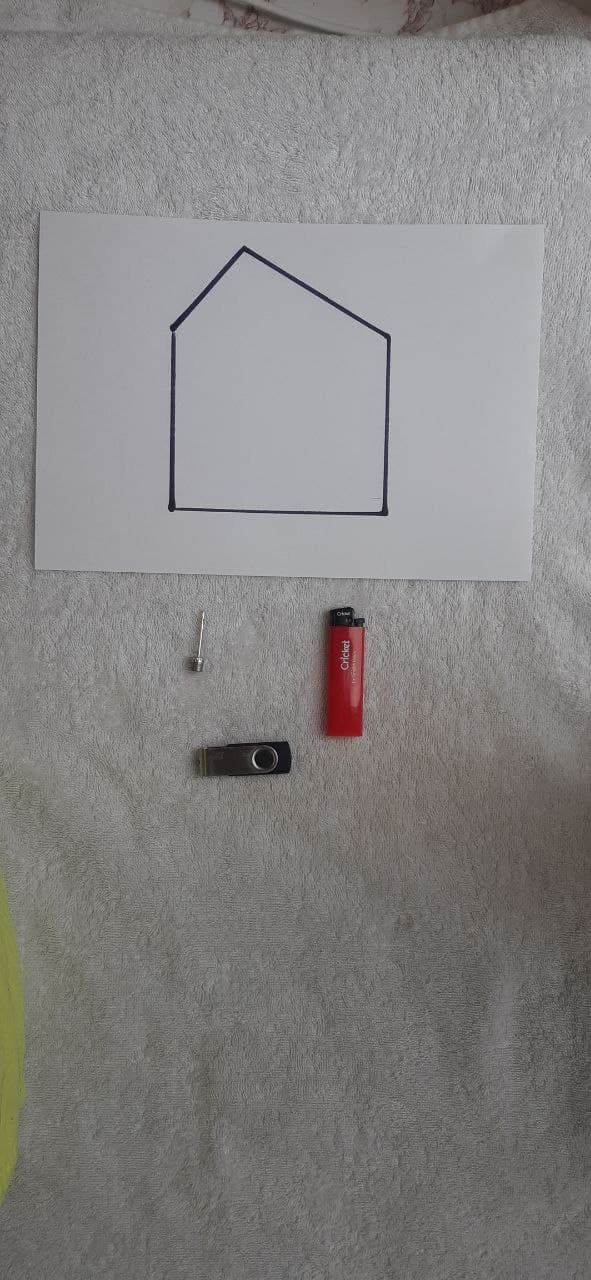
#> input picture data/10_y.jpg, 591 x 1280 px
$ python -i detector.py   (imports and definitions only)   (older library calls are emulated)
#> lines starting #> are read from the running program, lines starting #| are printed output that depends on the picture; after the words box and inside, x2 and y2 are one past the last pixel; in counts of white or black regions, pixels touching at a corner belong together
import cv2 as cv
import numpy as np
from scipy.ndimage.morphology import binary_fill_holes
from skimage.color import rgb2gray
from matplotlib import pyplot as plt
from skimage.segmentation import watershed
from skimage.morphology import binary_closing, binary_erosion
from skimage.feature import canny


def find_contours_canny(image, s=2.2, mask=None):
    canny_image = canny(image, sigma=s).astype('uint8')

    h, t = int(len(canny_image) * 0.03), int(len(canny_image[0]) * 0.03)
    canny_image = binary_closing(canny(image, sigma=s), selem=np.ones((14, 14)))
    canny_image = canny_image[h:int(len(canny_image) * 0.97), t:int(len(canny_image[0]) * 0.97)]
    canny_image = binary_fill_holes(canny_image)
    plt.imshow(canny_image)
    (contours, _) = cv.findContours(canny_image.astype('uint8'), cv.RETR_EXTERNAL, cv.CHAIN_APPROX_SIMPLE)
    for c in contours:
        c += [h, t]
    return contours


def shift_cnt_to_center(contour, shape):
    M = cv.moments(contour)
    cX = int(M["m10"] / M["m00"])
    cY = int(M["m01"] / M["m00"])
    return contour - [cX, cY] + [shape[1] // 2, shape[0] // 2]


def get_polygon_mask(image):
    gray = cv.cvtColor(image, cv.COLOR_BGR2GRAY)[:int(len(image)*0.75)]
    edged = cv.Canny(gray, 220, 220)

    contours, hierarchy = cv.findContours(edged, cv.RETR_EXTERNAL, cv.CHAIN_APPROX_NONE)
    max_contour = max(contours, key=lambda x: len(x))
    centered_contour = shift_cnt_to_center(max_contour, image.shape)

    mask = np.zeros(image.shape)
    mask = cv.drawContours(mask, np.array([centered_contour]), -1, (255, 0, 0), -1, cv.LINE_AA).astype(int)

    return mask


def get_object_masks(image):
    image_slice = int(len(image) * 0.5)
    contours = []
    contours += find_contours_canny(rgb2gray(image[image_slice:]), mask=[])

    masks = []
    for contour in contours:
        if cv.contourArea(contour) < 200:
            continue
        centered_contour = shift_cnt_to_center(np.array(contour), image.shape)
        mask = cv.drawContours(np.zeros(image.shape), np.array([centered_contour]), -1, (255, 0, 0), -1,
                               cv.LINE_AA).astype(int)
        masks.append(mask)

    return masks


def get_masks(img):
    polygon_mask = get_polygon_mask(img)
    object_masks = get_object_masks(img)
    return polygon_mask, object_masks

>>> import cv2
>>> picture = cv2.cvtColor(cv2.imread('../../data/10_y.jpg'), cv2.COLOR_BGR2RGB)
>>> result = get_masks(picture)
#> in get_polygon_mask, `gray = cv.cvtColor(image, cv.COLOR_BGR2GRAY)[:int(len(image)*0.75)]`:
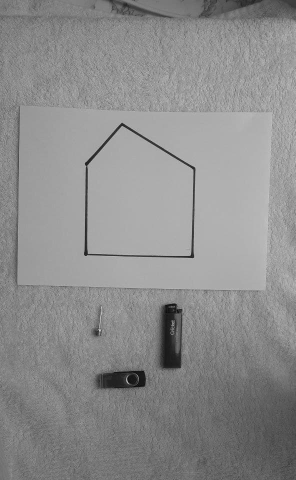
#> gray: shape (960, 591) (shown at 1/2 size); min 0, max 254, mean 140.6
#> in get_polygon_mask, `edged = cv.Canny(gray, 220, 220)`:
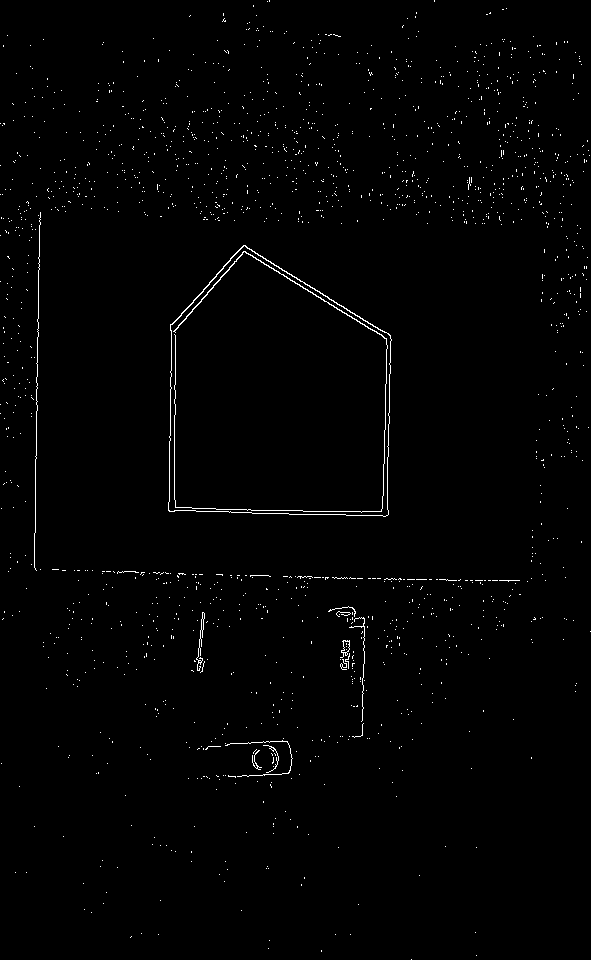
#> edged: shape (960, 591); 1% white in thin lines or dots
#> in get_polygon_mask, `contours, hierarchy = cv.findContours(edged, cv.RETR_EXTERNAL, cv.CHAI..`: contours = 1699 contours, 1696 with area under 20; largest, box (x1, y1, x2, y2) and area: (168, 245, 392, 517) 49139, (340, 640, 350, 658) 74, (196, 612, 205, 671) 45
#> in get_polygon_mask, `max_contour = max(contours, key=lambda x: len(x))`: max_contour = contour of 812 points, box (x1, y1, x2, y2) (168, 245, 392, 517), area 49139
#> in shift_cnt_to_center, `M = cv.moments(contour)`: M = moments, m00 49139, centre m10/m00, m01/m00 = (276.6, 399.1)
#> in shift_cnt_to_center, `cX = int(M["m10"] / M["m00"])`: cX = 276
#> in shift_cnt_to_center, `cY = int(M["m01"] / M["m00"])`: cY = 399
#> in get_polygon_mask, `centered_contour = shift_cnt_to_center(max_contour, image.shape)`: centered_contour = 812 rows, first 8: [262, 486], [261, 487], [260, 488], [259, 489], [258, 490], [257, 491], [256, 492], [255, 493]
#> in get_polygon_mask, `mask = cv.drawContours(mask, np.array([centered_contour]), -1, (255, 0..`:
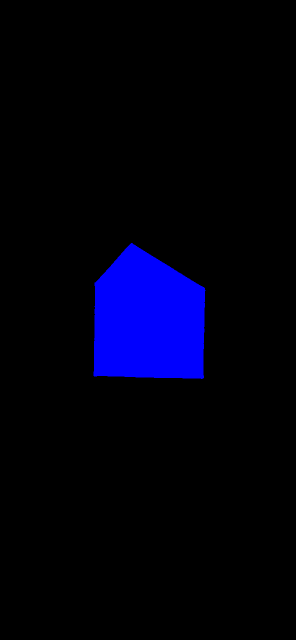
#> mask: shape (1280, 591, 3) int64 (shown at 1/2 size); mean of channels 0, 1, 2 16.7, 0, 0; drawn as B, G, R
#> in get_object_masks, `image_slice = int(len(image) * 0.5)`: image_slice = 640
#> in find_contours_canny, `canny_image = canny(image, sigma=s).astype('uint8')`:
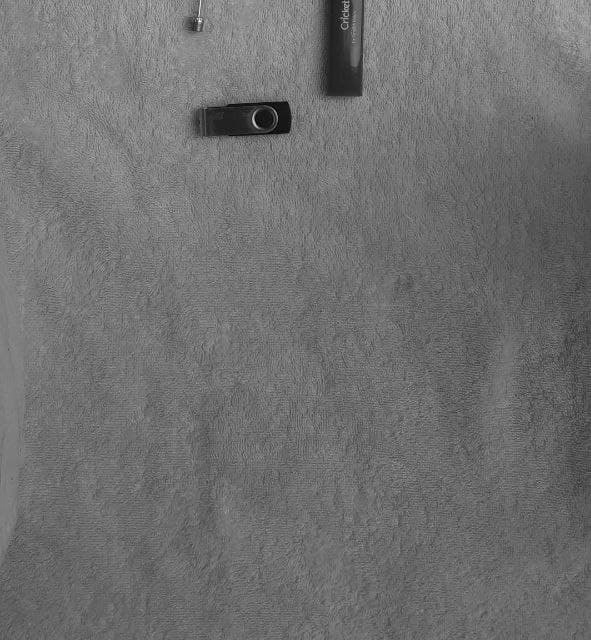
#> image: shape (640, 591) float64; min 0, max 0.995, mean 0.44
#> in find_contours_canny, `h, t = int(len(canny_image) * 0.03), int(len(canny_image[0]) * 0.03)`: h = 19; t = 17
#> in find_contours_canny, `canny_image = binary_closing(canny(image, sigma=s), selem=np.ones((14,..`:
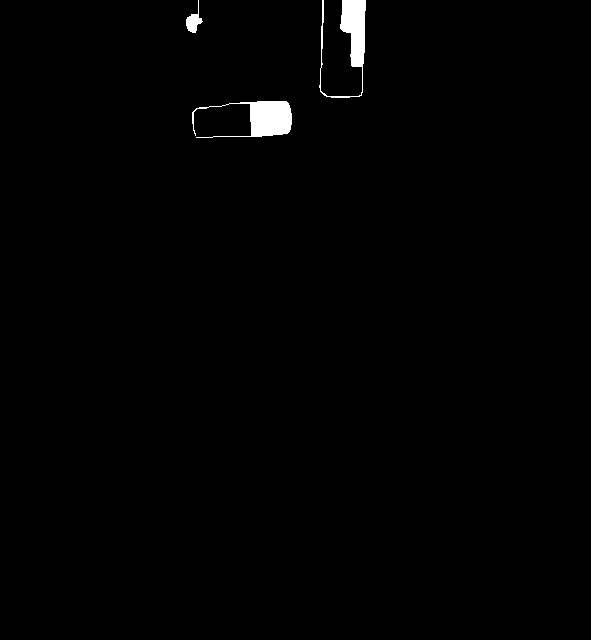
#> canny_image: shape (640, 591) bool; 0.87% white; 3 white regions, box (x1, y1, x2, y2) and area: (192, 101, 292, 138) 1561, (319, 0, 366, 98) 1486, (186, 0, 203, 33) 228
#> in find_contours_canny, `canny_image = canny_image[h:int(len(canny_image) * 0.97), t:int(len(ca..`:
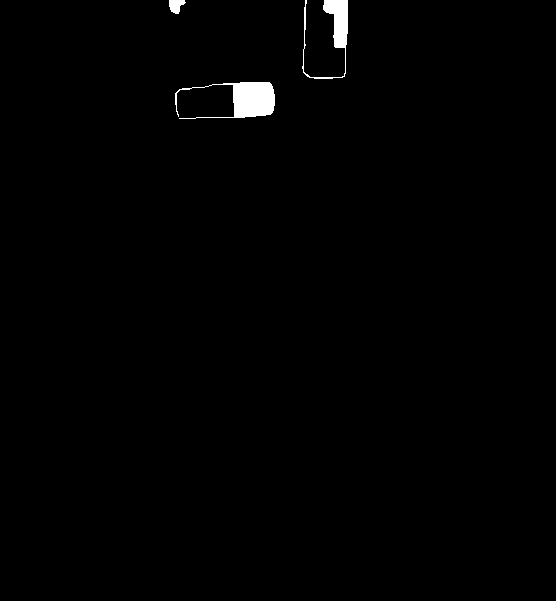
#> canny_image: shape (601, 556) bool; 0.81% white; 3 white regions
#> in find_contours_canny, `(contours, _) = cv.findContours(canny_image.astype('uint8'), cv.RETR_E..`: contours = 3 contours; box (x1, y1, x2, y2) and area: (175, 82, 275, 119) 1357, (302, 0, 348, 79) 788, (169, 0, 186, 14) 136
#> the loop in find_contours_canny, `for c in contours:` made 3 passes
#> in get_object_masks, `contours += find_contours_canny(rgb2gray(image[image_slice:]), mask=[])`: contours = 3 contours; box (x1, y1, x2, y2) and area: (194, 99, 294, 136) 1357, (321, 17, 367, 96) 788, (188, 17, 205, 31) 136
#> the loop in get_object_masks, `for contour in contours:` made 3 passes
#> (cX in shift_cnt_to_center, cY in shift_cnt_to_center) on passes 1 to 2: (270, 115), (355, 39)
#> pass 1, in get_object_masks, `mask = cv.drawContours(np.zeros(image.shape), np.array([centered_conto..`:
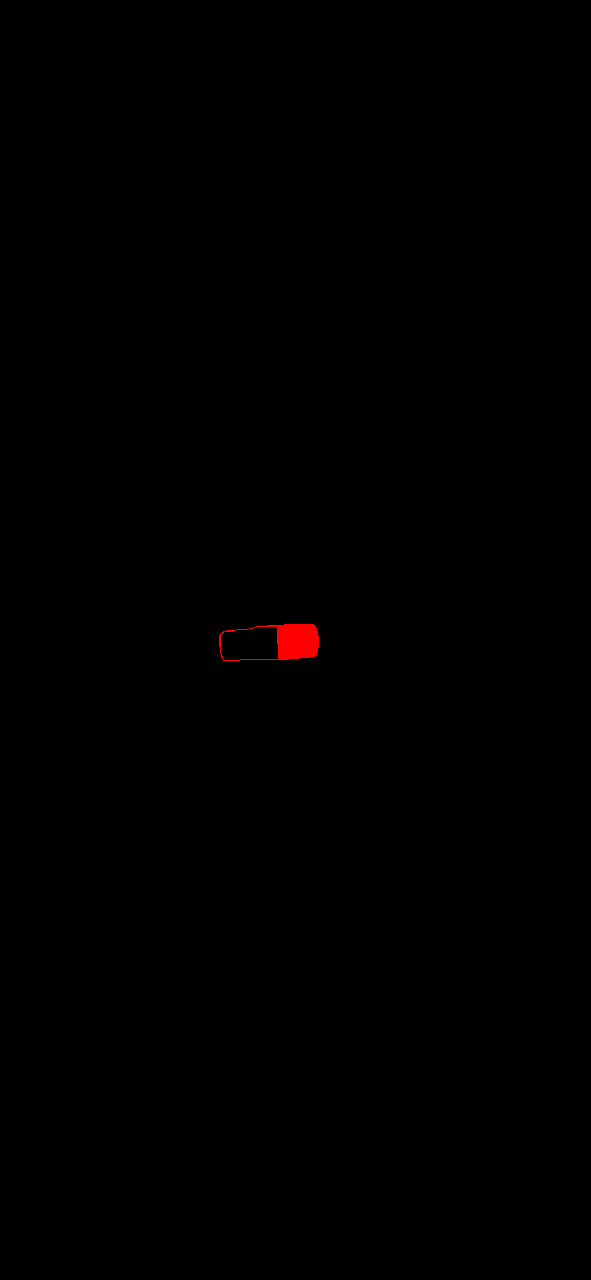
#> mask: shape (1280, 591, 3) int64; mean R, G, B 0.5, 0, 0
#> after the loop in get_object_masks, `for contour in contours:`: masks = 2 items

$ run again, on data/11_y.jpg
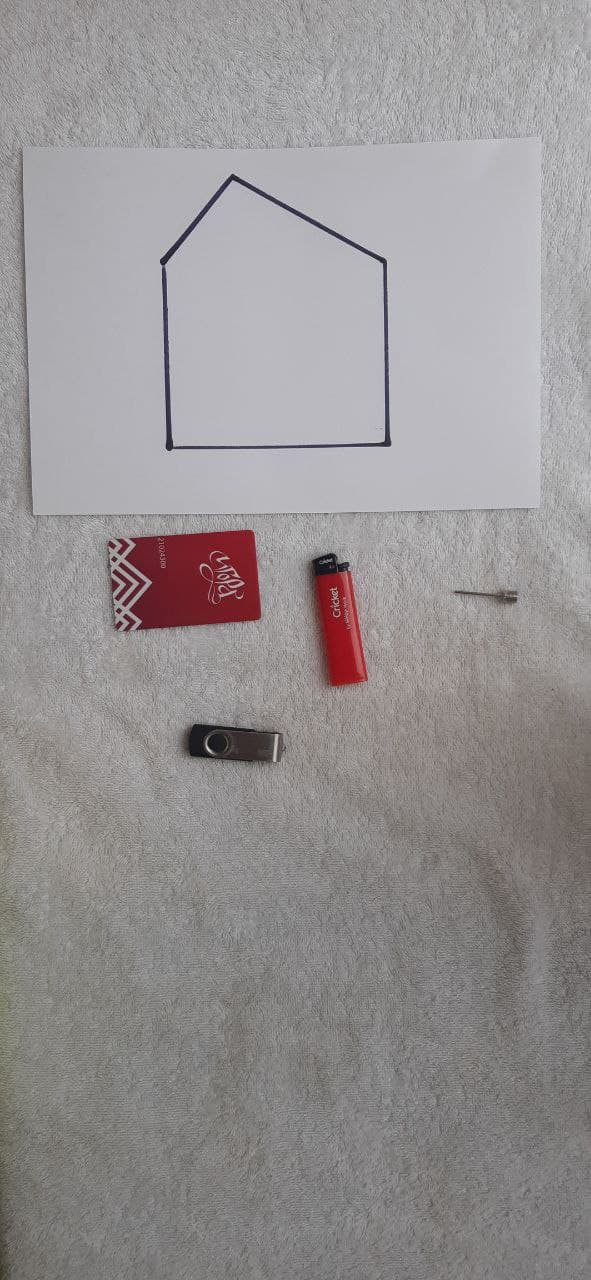
#> input picture data/11_y.jpg, 591 x 1280 px
#> in get_polygon_mask, `edged = cv.Canny(gray, 220, 220)`:
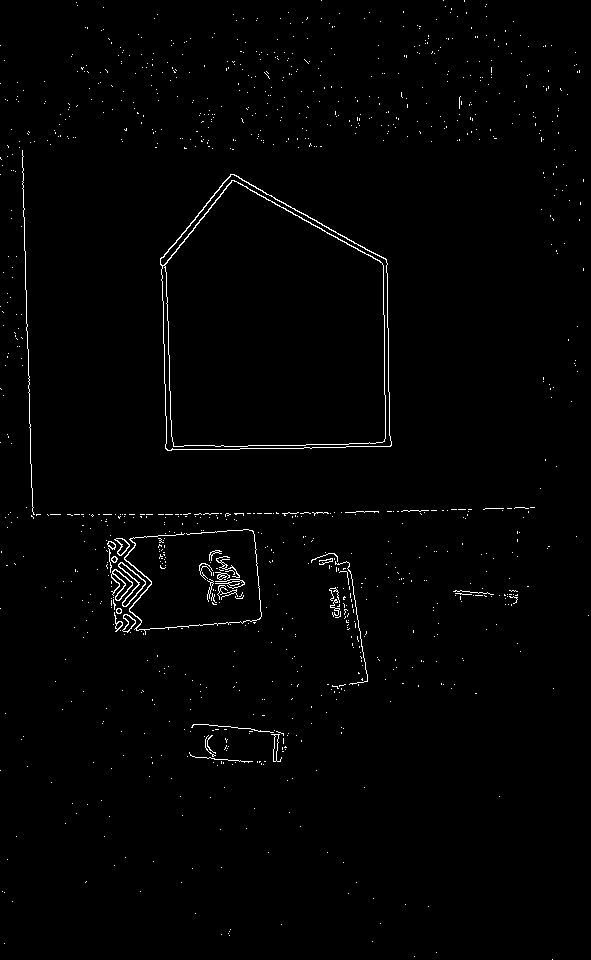
#> edged: shape (960, 591); 1.2% white in thin lines or dots
#> in get_polygon_mask, `contours, hierarchy = cv.findContours(edged, cv.RETR_EXTERNAL, cv.CHAI..`: contours = 1085 contours, 1071 with area under 20; largest, box (x1, y1, x2, y2) and area: (160, 174, 392, 451) 51962, (118, 562, 146, 607) 332, (111, 569, 133, 601) 241, (114, 538, 130, 556) 130, (122, 614, 136, 633) 120
#> max_contour = contour of 878 points, box (x1, y1, x2, y2) (124, 529, 262, 635), area 85
#> M = moments, m00 85, centre m10/m00, m01/m00 = (143.3, 582.7)
#> cX = 143
#> cY = 582
#> centered_contour = 878 rows, first 8: [395, 587], [394, 588], [393, 588], [392, 588], [391, 588], [390, 588], [389, 588], [388, 588]
#> image_slice = 640
#> h = 19; t = 17
#> in find_contours_canny, `canny_image = binary_fill_holes(canny_image)`:
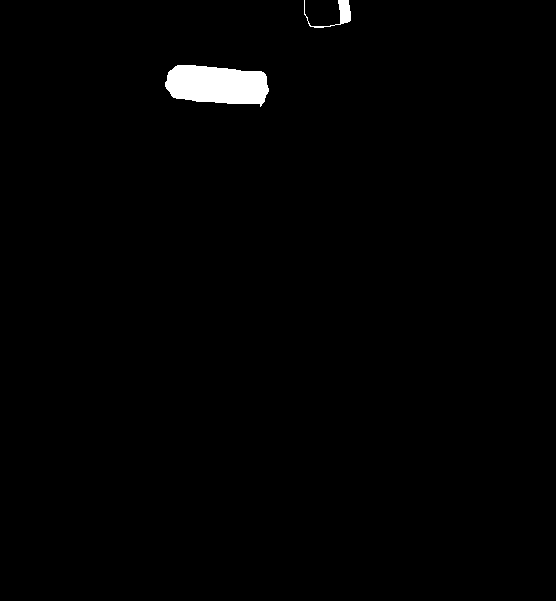
#> canny_image: shape (601, 556) bool; 1.1% white; 2 white regions
#> in find_contours_canny, `(contours, _) = cv.findContours(canny_image.astype('uint8'), cv.RETR_E..`: contours = 2 contours; box (x1, y1, x2, y2) and area: (165, 65, 269, 107) 3240, (304, 0, 351, 28) 235
#> the loop in find_contours_canny, `for c in contours:` made 2 passes
#> in get_object_masks, `contours += find_contours_canny(rgb2gray(image[image_slice:]), mask=[])`: contours = 2 contours; box (x1, y1, x2, y2) and area: (184, 82, 288, 124) 3240, (323, 17, 370, 45) 235
#> the loop in get_object_masks, `for contour in contours:` made 2 passes
#> (cX in shift_cnt_to_center, cY in shift_cnt_to_center) on passes 1 to 2: (235, 101), (361, 29)
#> after the loop in get_object_masks, `for contour in contours:`: masks = 2 items

$ run again, on data/13_y.jpg
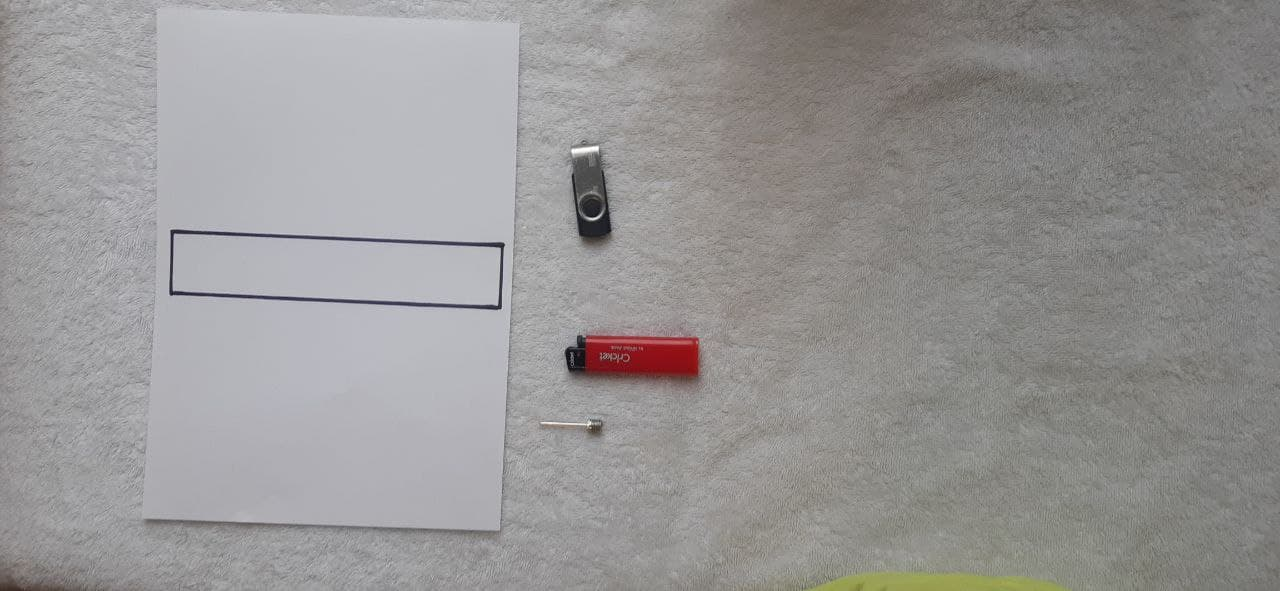
#> input picture data/13_y.jpg, 1280 x 591 px
#> in get_polygon_mask, `edged = cv.Canny(gray, 220, 220)`:
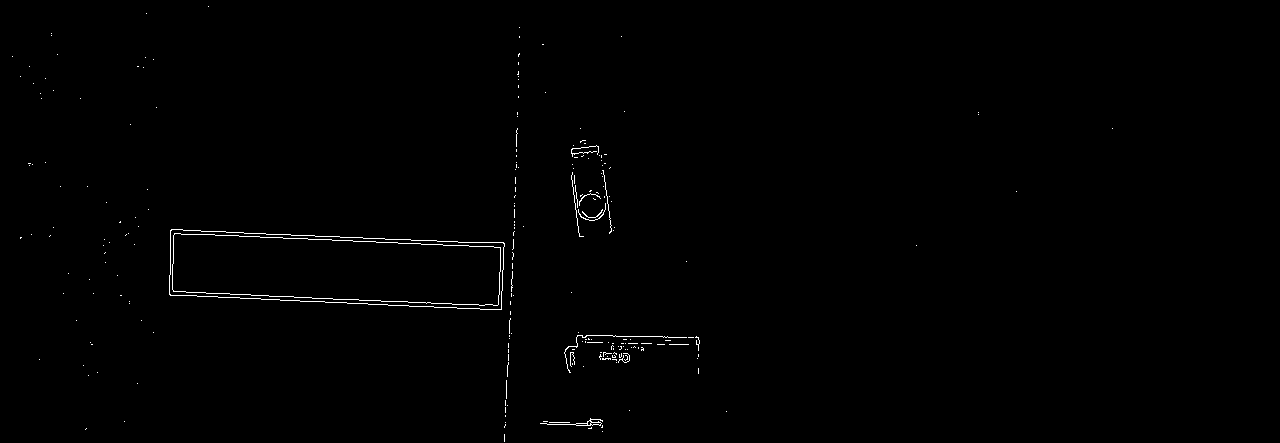
#> edged: shape (443, 1280); 0.52% white in thin lines or dots, all inside (x1, y1, x2, y2) = (12, 6, 1113, 442)
#> in get_polygon_mask, `contours, hierarchy = cv.findContours(edged, cv.RETR_EXTERNAL, cv.CHAI..`: contours = 224 contours, 222 with area under 20; largest, box (x1, y1, x2, y2) and area: (169, 229, 505, 310) 21863, (540, 418, 603, 426) 67
#> max_contour = contour of 796 points, box (x1, y1, x2, y2) (169, 229, 505, 310), area 21863
#> M = moments, m00 21863, centre m10/m00, m01/m00 = (336.5, 269.1)
#> cX = 336
#> cY = 269
#> centered_contour = 796 rows, first 8: [475, 255], [474, 256], [474, 257], [474, 258], [474, 259], [474, 260], [474, 261], [474, 262]
#> image_slice = 295
#> h = 8; t = 38
#> in find_contours_canny, `canny_image = binary_fill_holes(canny_image)`:
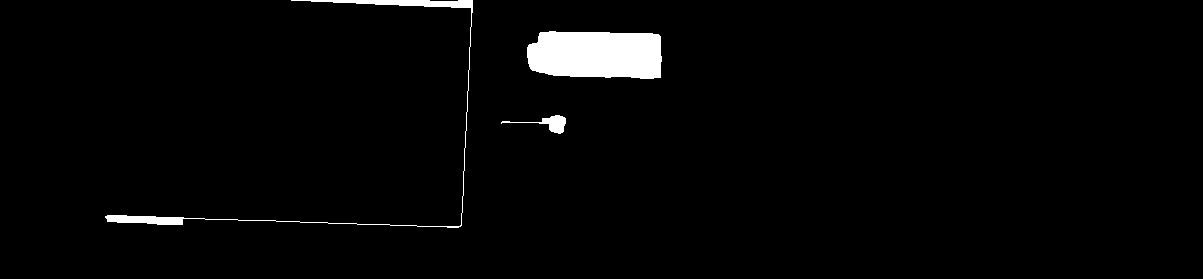
#> canny_image: shape (279, 1203) bool; 2.4% white; 3 white regions
#> in find_contours_canny, `(contours, _) = cv.findContours(canny_image.astype('uint8'), cv.RETR_E..`: contours = 3 contours; box (x1, y1, x2, y2) and area: (527, 31, 662, 79) 5574, (105, 0, 473, 228) 1151, (501, 115, 566, 134) 285
#> the loop in find_contours_canny, `for c in contours:` made 3 passes
#> in get_object_masks, `contours += find_contours_canny(rgb2gray(image[image_slice:]), mask=[])`: contours = 3 contours; box (x1, y1, x2, y2) and area: (535, 69, 670, 117) 5574, (113, 38, 481, 266) 1151, (509, 153, 574, 172) 285
#> the loop in get_object_masks, `for contour in contours:` made 3 passes
#> (cX in shift_cnt_to_center, cY in shift_cnt_to_center) on passes 1 to 3: (561, 161), (604, 92), (304, 137)
#> after the loop in get_object_masks, `for contour in contours:`: masks = 3 items
